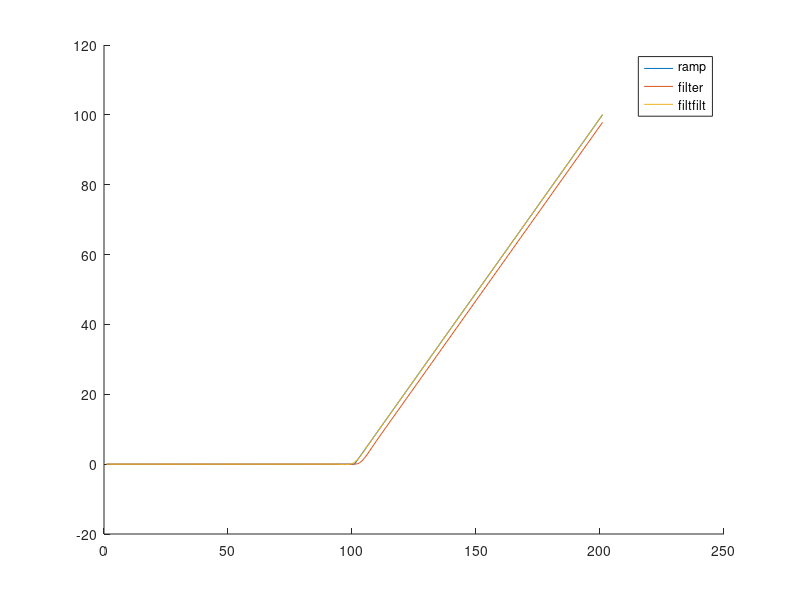

This figure's MATLAB source:

fs = 100;
f0 = 10;
fc = f0; % cutoff frequency (chosen)
fcn = fc/(fs/2); % 
nb = 2;
[B, A] = butter(nb,fcn);


ramp = 0:100;
signal = [zeros(1,100) ramp];

ramp_filt = filter(B,A,signal);
ramp_filtfilt =filtfilt(B,A,signal);

figure
hold on
plot(signal)
plot(ramp_filt)
plot(ramp_filtfilt)
legend('ramp','filter','filtfilt')
